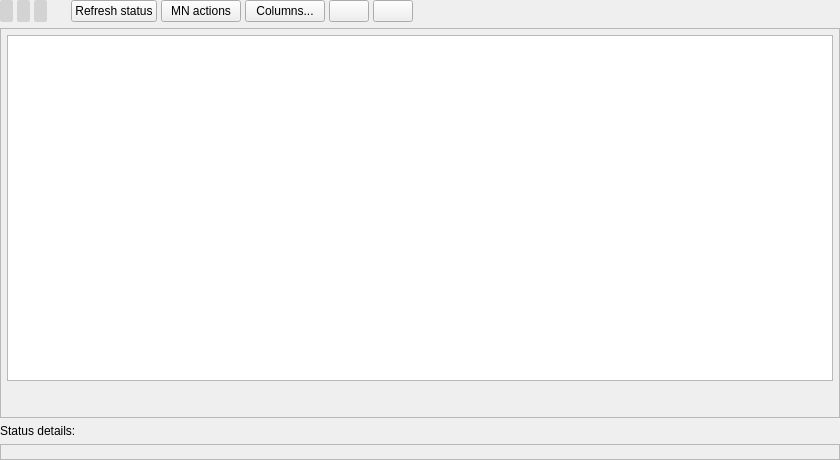
<?xml version="1.0" encoding="UTF-8"?>
<ui version="4.0">
 <class>WdgAppMainView</class>
 <widget class="QWidget" name="WdgAppMainView">
  <property name="geometry">
   <rect>
    <x>0</x>
    <y>0</y>
    <width>840</width>
    <height>460</height>
   </rect>
  </property>
  <property name="windowTitle">
   <string>Form</string>
  </property>
  <layout class="QVBoxLayout" name="verticalLayout_6">
   <property name="spacing">
    <number>6</number>
   </property>
   <property name="leftMargin">
    <number>0</number>
   </property>
   <property name="topMargin">
    <number>0</number>
   </property>
   <property name="rightMargin">
    <number>0</number>
   </property>
   <property name="bottomMargin">
    <number>0</number>
   </property>
   <item>
    <widget class="QFrame" name="pnlNavigation">
     <property name="styleSheet">
      <string notr="true">QLabel#lblNavigation1, QLabel#lblNavigation2, QLabel#lblNavigation3 {
  padding: 2px;
  border: 1px solid lightgray;
  border-radius: 2px;
  background-color: lightgray;
}</string>
     </property>
     <property name="frameShape">
      <enum>QFrame::NoFrame</enum>
     </property>
     <property name="frameShadow">
      <enum>QFrame::Raised</enum>
     </property>
     <layout class="QHBoxLayout" name="horizontalLayout">
      <property name="spacing">
       <number>4</number>
      </property>
      <property name="leftMargin">
       <number>0</number>
      </property>
      <property name="topMargin">
       <number>0</number>
      </property>
      <property name="rightMargin">
       <number>0</number>
      </property>
      <property name="bottomMargin">
       <number>0</number>
      </property>
      <item>
       <widget class="QLabel" name="lblNavigation1">
        <property name="styleSheet">
         <string notr="true"/>
        </property>
        <property name="text">
         <string/>
        </property>
        <property name="openExternalLinks">
         <bool>false</bool>
        </property>
       </widget>
      </item>
      <item>
       <widget class="QLabel" name="lblNavigation2">
        <property name="styleSheet">
         <string notr="true"/>
        </property>
        <property name="text">
         <string/>
        </property>
        <property name="openExternalLinks">
         <bool>false</bool>
        </property>
       </widget>
      </item>
      <item>
       <widget class="QLabel" name="lblNavigation3">
        <property name="styleSheet">
         <string notr="true"/>
        </property>
        <property name="text">
         <string/>
        </property>
       </widget>
      </item>
      <item>
       <spacer name="horizontalSpacer_4">
        <property name="orientation">
         <enum>Qt::Horizontal</enum>
        </property>
        <property name="sizeType">
         <enum>QSizePolicy::Fixed</enum>
        </property>
        <property name="sizeHint" stdset="0">
         <size>
          <width>20</width>
          <height>20</height>
         </size>
        </property>
       </spacer>
      </item>
      <item>
       <widget class="QPushButton" name="btnRefreshMnStatus">
        <property name="text">
         <string>Refresh status</string>
        </property>
       </widget>
      </item>
      <item>
       <widget class="QPushButton" name="btnMnActions">
        <property name="text">
         <string>MN actions</string>
        </property>
       </widget>
      </item>
      <item>
       <widget class="QPushButton" name="btnMnListColumns">
        <property name="text">
         <string>Columns...</string>
        </property>
       </widget>
      </item>
      <item>
       <widget class="QPushButton" name="btnMoveMnUp">
        <property name="maximumSize">
         <size>
          <width>40</width>
          <height>16777215</height>
         </size>
        </property>
        <property name="toolTip">
         <string>Move up the selected masternode entry</string>
        </property>
        <property name="text">
         <string/>
        </property>
       </widget>
      </item>
      <item>
       <widget class="QPushButton" name="btnMoveMnDown">
        <property name="maximumSize">
         <size>
          <width>40</width>
          <height>16777215</height>
         </size>
        </property>
        <property name="toolTip">
         <string>Move down the selected masternode entry</string>
        </property>
        <property name="text">
         <string/>
        </property>
       </widget>
      </item>
      <item>
       <widget class="QLabel" name="lblMnListMessage">
        <property name="text">
         <string/>
        </property>
       </widget>
      </item>
      <item>
       <spacer name="horizontalSpacer_3">
        <property name="orientation">
         <enum>Qt::Horizontal</enum>
        </property>
        <property name="sizeHint" stdset="0">
         <size>
          <width>40</width>
          <height>20</height>
         </size>
        </property>
       </spacer>
      </item>
     </layout>
    </widget>
   </item>
   <item>
    <widget class="QFrame" name="frmMain">
     <property name="frameShape">
      <enum>QFrame::StyledPanel</enum>
     </property>
     <property name="frameShadow">
      <enum>QFrame::Raised</enum>
     </property>
     <layout class="QVBoxLayout" name="verticalLayout">
      <property name="spacing">
       <number>6</number>
      </property>
      <property name="leftMargin">
       <number>6</number>
      </property>
      <property name="topMargin">
       <number>6</number>
      </property>
      <property name="rightMargin">
       <number>6</number>
      </property>
      <property name="bottomMargin">
       <number>6</number>
      </property>
      <item>
       <widget class="QStackedWidget" name="stackedWidget">
        <property name="currentIndex">
         <number>1</number>
        </property>
        <widget class="QWidget" name="pageNetworkInfo">
         <layout class="QVBoxLayout" name="verticalLayout_5">
          <property name="spacing">
           <number>6</number>
          </property>
          <property name="leftMargin">
           <number>0</number>
          </property>
          <property name="topMargin">
           <number>0</number>
          </property>
          <property name="rightMargin">
           <number>0</number>
          </property>
          <property name="bottomMargin">
           <number>0</number>
          </property>
          <item>
           <widget class="QLabel" name="lblNetworkInfo">
            <property name="text">
             <string/>
            </property>
            <property name="textInteractionFlags">
             <set>Qt::LinksAccessibleByMouse|Qt::TextSelectableByMouse</set>
            </property>
           </widget>
          </item>
          <item>
           <spacer name="verticalSpacer">
            <property name="orientation">
             <enum>Qt::Vertical</enum>
            </property>
            <property name="sizeHint" stdset="0">
             <size>
              <width>20</width>
              <height>40</height>
             </size>
            </property>
           </spacer>
          </item>
         </layout>
        </widget>
        <widget class="QWidget" name="pageMasternodeList">
         <layout class="QVBoxLayout" name="verticalLayout_4">
          <property name="spacing">
           <number>6</number>
          </property>
          <property name="leftMargin">
           <number>0</number>
          </property>
          <property name="topMargin">
           <number>0</number>
          </property>
          <property name="rightMargin">
           <number>0</number>
          </property>
          <property name="bottomMargin">
           <number>0</number>
          </property>
          <item>
           <widget class="QTableView" name="viewMasternodes">
            <property name="editTriggers">
             <set>QAbstractItemView::AnyKeyPressed|QAbstractItemView::EditKeyPressed</set>
            </property>
            <property name="showDropIndicator" stdset="0">
             <bool>false</bool>
            </property>
            <property name="selectionMode">
             <enum>QAbstractItemView::SingleSelection</enum>
            </property>
            <property name="selectionBehavior">
             <enum>QAbstractItemView::SelectRows</enum>
            </property>
            <property name="showGrid">
             <bool>false</bool>
            </property>
            <attribute name="verticalHeaderVisible">
             <bool>false</bool>
            </attribute>
            <attribute name="verticalHeaderShowSortIndicator" stdset="0">
             <bool>false</bool>
            </attribute>
           </widget>
          </item>
          <item>
           <widget class="QLabel" name="lblNoMasternodeMessage">
            <property name="styleSheet">
             <string notr="true">QLabel{
  margin-top: 10px;
}</string>
            </property>
            <property name="text">
             <string/>
            </property>
            <property name="alignment">
             <set>Qt::AlignLeading|Qt::AlignLeft|Qt::AlignTop</set>
            </property>
           </widget>
          </item>
         </layout>
        </widget>
        <widget class="QWidget" name="pageSingleMasternode">
         <layout class="QVBoxLayout" name="verticalLayout_3">
          <property name="spacing">
           <number>6</number>
          </property>
          <property name="leftMargin">
           <number>0</number>
          </property>
          <property name="topMargin">
           <number>0</number>
          </property>
          <property name="rightMargin">
           <number>0</number>
          </property>
          <property name="bottomMargin">
           <number>0</number>
          </property>
          <item>
           <widget class="QFrame" name="frmMasternodeDetails">
            <property name="frameShape">
             <enum>QFrame::NoFrame</enum>
            </property>
            <property name="frameShadow">
             <enum>QFrame::Plain</enum>
            </property>
            <layout class="QVBoxLayout" name="verticalLayout_2">
             <property name="spacing">
              <number>6</number>
             </property>
             <property name="leftMargin">
              <number>0</number>
             </property>
             <property name="topMargin">
              <number>0</number>
             </property>
             <property name="rightMargin">
              <number>0</number>
             </property>
             <property name="bottomMargin">
              <number>0</number>
             </property>
             <item>
              <layout class="QHBoxLayout" name="layMasternodesControl" stretch="0,0,0,0">
               <property name="spacing">
                <number>3</number>
               </property>
               <property name="leftMargin">
                <number>0</number>
               </property>
               <property name="topMargin">
                <number>0</number>
               </property>
               <property name="rightMargin">
                <number>0</number>
               </property>
               <property name="bottomMargin">
                <number>0</number>
               </property>
               <item>
                <widget class="QPushButton" name="btnEditMn">
                 <property name="sizePolicy">
                  <sizepolicy hsizetype="Minimum" vsizetype="Fixed">
                   <horstretch>0</horstretch>
                   <verstretch>0</verstretch>
                  </sizepolicy>
                 </property>
                 <property name="maximumSize">
                  <size>
                   <width>16777215</width>
                   <height>16777215</height>
                  </size>
                 </property>
                 <property name="focusPolicy">
                  <enum>Qt::NoFocus</enum>
                 </property>
                 <property name="toolTip">
                  <string>Edit masternode details</string>
                 </property>
                 <property name="text">
                  <string>Edit</string>
                 </property>
                </widget>
               </item>
               <item>
                <widget class="QPushButton" name="btnCancelEditingMn">
                 <property name="focusPolicy">
                  <enum>Qt::NoFocus</enum>
                 </property>
                 <property name="text">
                  <string>Cancel changes</string>
                 </property>
                </widget>
               </item>
               <item>
                <widget class="QPushButton" name="btnApplyMnChanges">
                 <property name="focusPolicy">
                  <enum>Qt::NoFocus</enum>
                 </property>
                 <property name="text">
                  <string>Apply changes</string>
                 </property>
                </widget>
               </item>
               <item>
                <spacer name="horizontalSpacer">
                 <property name="orientation">
                  <enum>Qt::Horizontal</enum>
                 </property>
                 <property name="sizeHint" stdset="0">
                  <size>
                   <width>40</width>
                   <height>20</height>
                  </size>
                 </property>
                </spacer>
               </item>
              </layout>
             </item>
             <item>
              <spacer name="verticalSpacer_2">
               <property name="orientation">
                <enum>Qt::Vertical</enum>
               </property>
               <property name="sizeHint" stdset="0">
                <size>
                 <width>20</width>
                 <height>353</height>
                </size>
               </property>
              </spacer>
             </item>
            </layout>
           </widget>
          </item>
         </layout>
        </widget>
       </widget>
      </item>
     </layout>
    </widget>
   </item>
   <item>
    <widget class="QLabel" name="lblMnStatusLabel">
     <property name="text">
      <string>Status details:</string>
     </property>
    </widget>
   </item>
   <item>
    <widget class="QLabel" name="lblMnStatus">
     <property name="styleSheet">
      <string notr="true"/>
     </property>
     <property name="frameShape">
      <enum>QFrame::StyledPanel</enum>
     </property>
     <property name="frameShadow">
      <enum>QFrame::Sunken</enum>
     </property>
     <property name="text">
      <string/>
     </property>
     <property name="wordWrap">
      <bool>false</bool>
     </property>
     <property name="openExternalLinks">
      <bool>false</bool>
     </property>
     <property name="textInteractionFlags">
      <set>Qt::LinksAccessibleByMouse|Qt::TextSelectableByMouse</set>
     </property>
    </widget>
   </item>
  </layout>
 </widget>
 <resources/>
 <connections/>
</ui>
